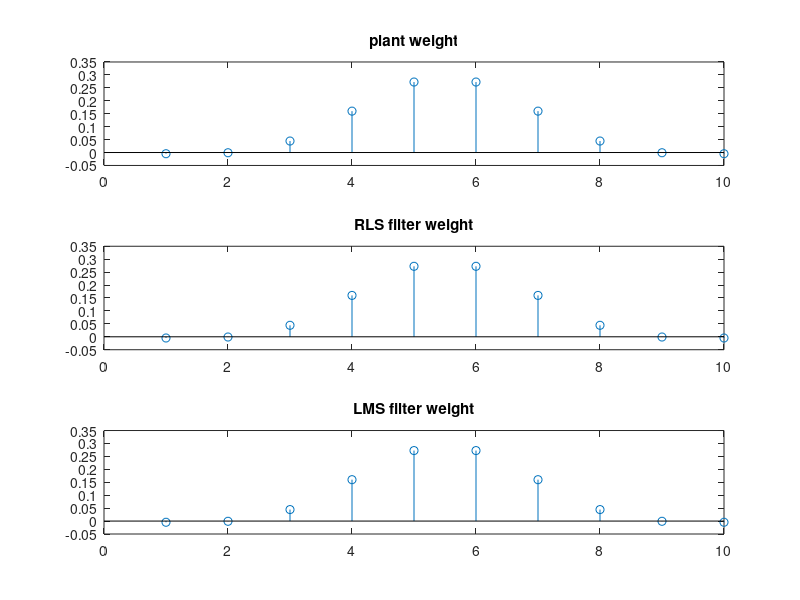
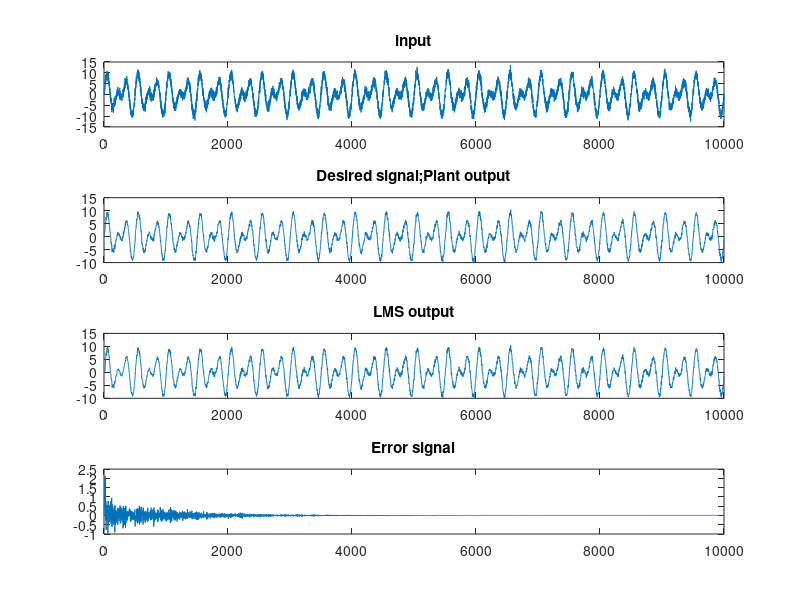

MATLAB code for these plots, in order:
clc;close all;clear all;
f = 5000;
t = 0:1/f:2-1/f;
d1 = 5*sin(2*pi*30*t)+5*sin(2*pi*20*t);
u = d1+randn(1,length(d1));
h = fir2(9,[0 0.3 0.3 1],[1 1 0 0]);
g = filter(h,1,u);
M = 10;
del = 10;
lamda = 0.997;
P = (1/del)*(eye(M));
w = zeros(M,1);
w1 = zeros(M,1);
d = [zeros(1,M-1),u];
mu = 0.001;
w2 = zeros(M,1);w3 = zeros(M,1);
 
% RLS and LMS algorithms
 for i = 1:length(d)-M
     r = flip(d(i:i+M-1));
     t = lamda + r*P*r'; 
     K = P*r'/t;
     e(i) = g(i)-(w'*r');
     w1 = w + K*e(i);
     P1 = (1/lamda)*(P-K*r*P);
     P = P1;
     w = w1;
     y(i) = w'*d(i:i+M-1)';
     w3= w2 + mu*r'*(g(i)-w2'*r');
     e1(i) = g(i)-(w2'*r');
     w2 =w3;
      y1(i) = w2'*d(i:i+M-1)';
end

figure;
subplot(311);stem(h);title('plant weight');
subplot(312);stem(w);title('RLS filter weight');
subplot(313);stem(w2);title('LMS filter weight');
figure;
subplot(411);plot(u);title('input');
subplot(412);plot(g);title('Desired signal;Plant output');
subplot(413);plot(y1);title('LMS output');
subplot(414);plot(e1);title('Error signal');


 